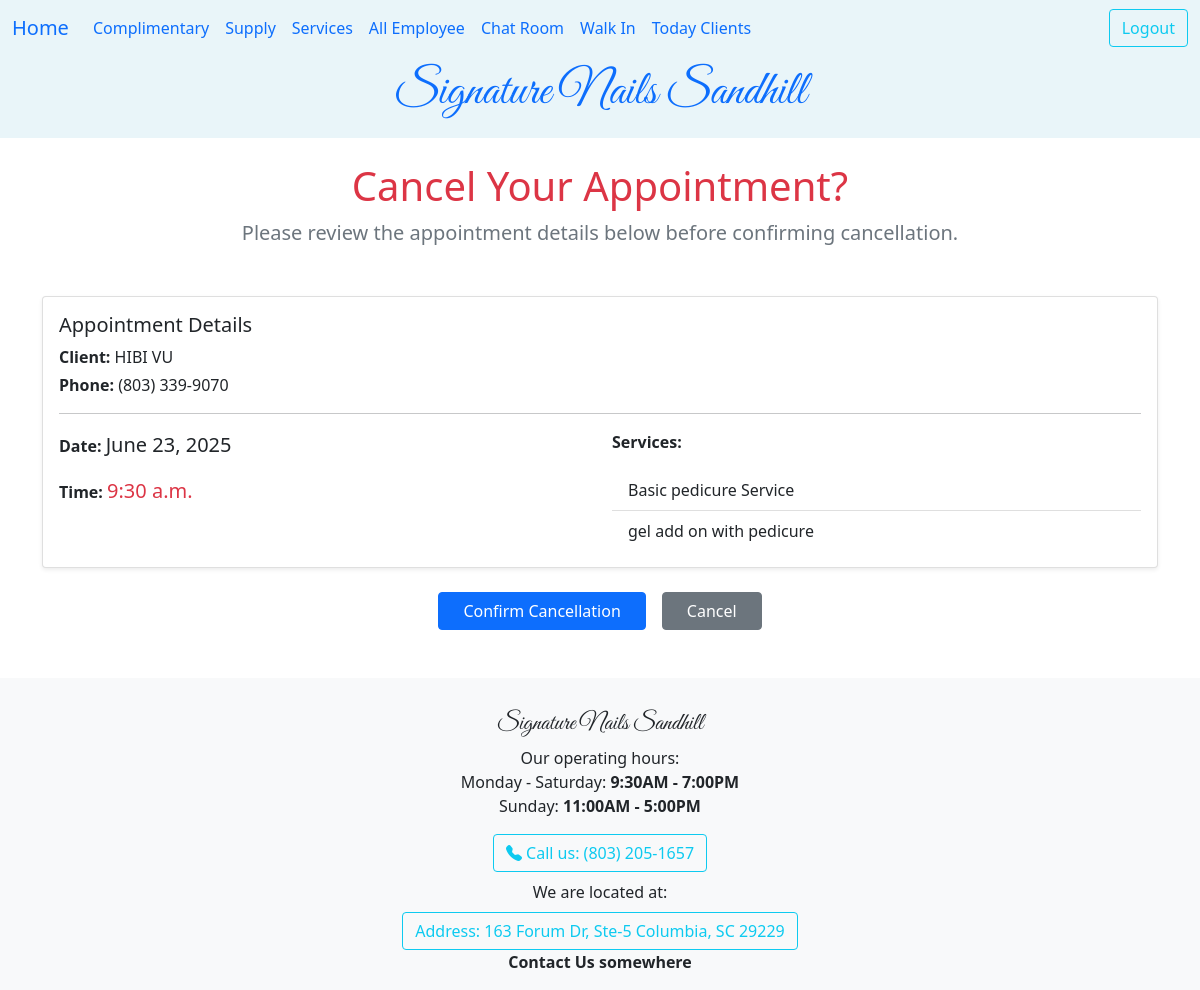
The app's page /dathen/cancel_confirm/7/ (signed in) with its own data.
### ledger/models.py (models this page shows, shortened)
class KhachVisit(models.Model):
    class Status(models.TextChoices):
        online = "Confirmed"
        anyone = "Anyone"
        cancel = "Cancel"
    technician = models.ForeignKey(Technician, on_delete=models.CASCADE, related_name="khachvisits", null=True)
    client = models.ForeignKey(Khach, on_delete=models.CASCADE, related_name="khachvisits")
    services = models.ManyToManyField("Service", blank=True)
    status = models.CharField(choices=Status.choices, max_length=20, default=Status.online, help_text="Choose anyone as an alternate!")
    day_comes = models.DateField()
    time_at = models.TimeField()
    isPaid = models.BooleanField(default=False, help_text="Has the client paid for this visit?")
    total_spent = models.DecimalField(max_digits=7, decimal_places=2, editable=False, null=True)
    class Meta:
        ordering = ['-day_comes']
    def __str__(self) -> str:
        return self.client.full_name

class Khach(models.Model):
    class Status(models.TextChoices):
        online = "Confirmed"
        anyone = "Anyone"
        cancel = "Cancel"
    full_name = models.CharField(max_length=25, validators=[MinLengthValidator(5)])
    phone = PhoneNumberField()
    email = models.EmailField(max_length=50, null=True, blank=True, help_text="Enter your email for booking confirmations.")
    technician = models.ForeignKey(Technician, on_delete=models.SET_NULL, null=True, blank=True, related_name='khachs')
    points = models.PositiveIntegerField(default=0)
    first_comes = models.DateTimeField(editable=False,auto_now_add=True)
    desc = models.TextField(max_length=250,blank=True, null=True)
    services = models.ManyToManyField("Service", blank=True, related_name="khachs")
    status = models.CharField(choices=Status.choices, max_length=20, default=Status.online, help_text="Choose anyone as an alternate!")
    day_comes = models.DateField()
    time_at = models.TimeField()
    tag = models.CharField(max_length=20, null=True, blank=True)
    birthday = models.DateField(null=True, blank=True)
    upset_button = models.BooleanField(default=False)
    history = HistoricalRecords()
    class Meta:
        unique_together = ('full_name','phone',)#put email here for production, increase secure for chat
        ordering = ['full_name','-day_comes']
    def phone_formatted(self):
        so = str(self.phone)
        if len(so) == 12:
            so = f"{so[:2]} ({so[2:5]}) {so[5:8]}-{so[8:]}"
            return so
        else:
            return so

class Service(models.Model):
    class Category(models.TextChoices):
        baby = "Baby"
        kid = "Kid"
        nail = "Nail Enhancement"
        mani = "Manicure"
        eyelash = "Eyelash Extensions"
        pedi = "Pedicure"
        wax = "Wax"
        yfix = "YFix"
    service = models.CharField(max_length=30)
    price = models.FloatField(validators=[MinValueValidator(0.0)])
    time_perform = models.DurationField(default=timezone.timedelta(minutes=45))
    description = models.CharField(max_length=800, null=True, blank=True)
    owner = models.ForeignKey(settings.AUTH_USER_MODEL, on_delete=models.CASCADE)
    category = models.CharField(choices=Category.choices, max_length=20, default=Category.nail, help_text="Choose one of the categories.")
    stripe_product_id = models.CharField(max_length=100, null=True, blank=True)
    class Meta:
        unique_together = ('service','price')
        ordering = ['category']

### datHen/views.py (the view)
# urls.py: path("cancel_confirm/<int:pk>/", views.CancelKhachVisit.as_view(), name='cancel_khachvisit' ),
class CancelKhachVisit(LoginRequiredMixin, DeleteView):
    model = KhachVisit
    template_name = "datHen/user_delete_khachvisit.html"
    success_url = reverse_lazy('datHen:listHen')
    def get_context_data(self, **kwargs):
        context = super().get_context_data(**kwargs)
        context['visit'] = self.object
        return context

### datHen/templates/datHen/user_delete_khachvisit.html (shortened to what this page needs)
{% extends 'base.html' %}
{% load crispy_forms_tags %}
{% block heading %}
<div class="text-center my-4">
    <h1 class="title text-danger">Cancel Your Appointment?</h1>
    <p class="lead text-muted">Please review the appointment details below before confirming cancellation.</p>
</div>
{% endblock heading %}
{% block content %}
<div class="container my-5">
    {% if visit %}
    <div class="card shadow-sm mb-4">
        <div class="card-body">
            <h5 class="card-title">Appointment Details</h5>
            <p class="mb-1"><strong>Client:</strong> {{ visit }}</p>
            <p class="mb-3"><strong>Phone:</strong> {{ visit.client.phone_formatted }}</p>
            <hr>
            <div class="row">
                <div class="col-md-6">
                    <p><strong>Date:</strong> <span class="fs-5">{{ visit.day_comes }}</span></p>
                    <p><strong>Time:</strong> <span class="fs-5 text-danger">{{ visit.time_at }}</span></p>
                </div>
                <div class="col-md-6">
                    <p><strong>Services:</strong></p>
                    <ul class="list-group list-group-flush">
                        {% for service in visit.services.all %}
                        <li class="list-group-item">{{ service.service }}</li>
                        {% endfor %}
                    </ul>
                </div>
            </div>
        </div>
    </div>
    {% endif %}
    <form action="" method="post" class="mt-4">
        <div class="d-flex justify-content-center gap-3">
            <button type="submit" class="btn btn-primary px-4">Confirm Cancellation</button>
            <button type="button" class="btn btn-secondary px-4" onclick="window.location='{% url 'datHen:listHen' %}';">Cancel</button>
        </div>
    </form>
</div>
{% endblock content %}
{% block footer %}
    <strong>Contact Us somewhere</strong>
{% endblock footer %}

### records on screen
KhachVisit: client.full_name "HIBI VU", client.phone_formatted "(803) 339-9070", day_comes "June 23, 2025", time_at "9:30 a.m."
Service: service "Basic pedicure Service"
Service: service "gel add on with pedicure"
